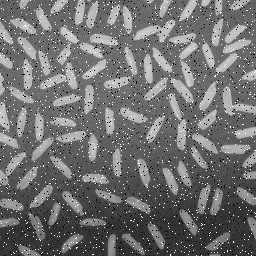
#> input picture images/rice_salt_pepper_noise.png, 256 x 256 px
$ python QuestionNine.py
#> lines starting #> are read from the running program, lines starting #| are printed output that depends on the picture; after the words box and inside, x2 and y2 are one past the last pixel; in counts of white or black regions, pixels touching at a corner belong together
import cv2 as cv
import numpy as np
import matplotlib.pyplot as plt

# Paths
RICE_A = "images/rice_salt_pepper_noise.png"   # salt & pepper like
RICE_B = "images/rice_gaussian_noise.png"   # Gaussian noise like


# Helpers
def denoise(img, variant="a"):
    """Denoise grayscale image depending on variant."""
    if variant.lower() == "a":
        # salt & pepper -> median filter is best
        return cv.medianBlur(img, 3)
    else:
        # Gaussian -> Gaussian blur (or fastNlMeansDenoising if you prefer)
        return cv.GaussianBlur(img, (5, 5), 0)

def fill_holes(binary):
    """Fill holes inside foreground using flood-fill."""
    h, w = binary.shape
    inv = 255 - binary
    flood = inv.copy()
    mask = np.zeros((h + 2, w + 2), np.uint8)
    cv.floodFill(flood, mask, (0, 0), 255)
    holes = 255 - flood                # holes become white
    return cv.bitwise_or(binary, holes)

def clean_mask(binary):
    """Remove small specks and fill small gaps/holes."""
    k = cv.getStructuringElement(cv.MORPH_ELLIPSE, (3, 3))
    opened  = cv.morphologyEx(binary, cv.MORPH_OPEN,  k, iterations=1)   # remove tiny dots
    closed  = cv.morphologyEx(opened, cv.MORPH_CLOSE, k, iterations=1)   # bridge small gaps
    filled  = fill_holes(closed)
    return filled

def segment_otsu(img):
    """Otsu segmentation (foreground bright -> white)."""
    # Otsu on denoised image
    thr, bw = cv.threshold(img, 0, 255, cv.THRESH_BINARY + cv.THRESH_OTSU)
    # Ensure rice grains are white; if not, invert
    if np.sum(bw == 255) < bw.size / 2:
        bw = cv.bitwise_not(bw)
    return bw

def count_components(mask, min_area=50):
    """Connected components and area filtering; returns count and labeled image."""
    num, labels, stats, _ = cv.connectedComponentsWithStats(mask, connectivity=8)
    # remove background (label 0)
    areas = stats[1:, cv.CC_STAT_AREA]
    keep = np.where(areas >= min_area)[0] + 1  # component labels to keep
    kept_mask = np.isin(labels, keep).astype(np.uint8) * 255
    # make a colored label image for visualization
    lab_vis = (labels.astype(np.float32) / max(1, num - 1) * 255).astype(np.uint8)
    lab_vis = cv.applyColorMap(lab_vis, cv.COLORMAP_JET)
    lab_vis = cv.bitwise_and(lab_vis, lab_vis, mask=kept_mask)
    return len(keep), kept_mask, lab_vis

def process(path, variant):
    """Complete pipeline for a single image."""
    img = cv.imread(path, cv.IMREAD_GRAYSCALE)
    assert img is not None, f"Could not read {path}"
    den = denoise(img, variant)
    bw  = segment_otsu(den)
    msk = clean_mask(bw)
    # choose area threshold relative to image size (robust across datasets)
    min_area = max(50, int(0.0005 * img.size))   # tune if needed
    n, kept_mask, lab_vis = count_components(msk, min_area=min_area)
    return img, den, bw, kept_mask, lab_vis, n


# Run both (a) and (b)
imgA, denA, bwA, maskA, labA, nA = process(RICE_A, "a")
#> in process, img is the input picture: shape (256, 256); min 0, max 255, mean 112
#> in segment_otsu, `thr, bw = cv.threshold(img, 0, 255, cv.THRESH_BINARY + cv.THRESH_OTSU)`:
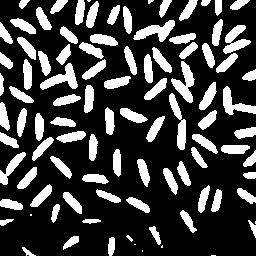
#> bw: shape (256, 256); 25.5% white; 97 white regions (8 under 20 px), largest, box (x1, y1, x2, y2) and area: (171, 61, 195, 103) 446, (133, 20, 175, 42) 429, (40, 63, 78, 90) 426
#> in segment_otsu, `thr, bw = cv.threshold(img, 0, 255, cv.THRESH_BINARY + cv.THRESH_OTSU)`: thr = 131
#> in clean_mask, `opened  = cv.morphologyEx(binary, cv.MORPH_OPEN,  k, iterations=1)`: opened: shape (256, 256); 74.4% white; 91 black regions (7 under 20 px), largest, box (x1, y1, x2, y2) and area: (169, 33, 198, 103) 797, (216, 25, 251, 73) 615, (133, 20, 175, 42) 432
#> in clean_mask, `closed  = cv.morphologyEx(opened, cv.MORPH_CLOSE, k, iterations=1)`: closed: shape (256, 256); 74.5% white; 86 black regions (2 under 20 px), largest, box (x1, y1, x2, y2) and area: (169, 33, 198, 103) 796, (216, 25, 251, 73) 614, (133, 20, 175, 42) 432
#> in fill_holes, `cv.floodFill(flood, mask, (0, 0), 255)`: flood: shape (256, 256); every value is 255
#> in fill_holes, `holes = 255 - flood`: holes: shape (256, 256); every value is 0
#> in count_components, `num, labels, stats, _ = cv.connectedComponentsWithStats(mask, connecti..`: num = 2; stats = [[0, 0, 256, 256, 16687], [0, 0, 256, 256, 48849]]
#> in count_components, `areas = stats[1:, cv.CC_STAT_AREA]`: areas = [48849]
#> in count_components, `keep = np.where(areas >= min_area)[0] + 1`: keep = [1]
#> in count_components, `lab_vis = cv.bitwise_and(lab_vis, lab_vis, mask=kept_mask)`:
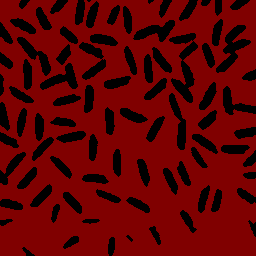
#> lab_vis: shape (256, 256, 3); mean B, G, R 0, 0, 95.4
#> in process, `n, kept_mask, lab_vis = count_components(msk, min_area=min_area)`: n = 1
#> nA = 1
imgB, denB, bwB, maskB, labB, nB = process(RICE_B, "b")
#> call 2 of process, with path = 'images/rice_gaussian_noise.png', variant = 'b'
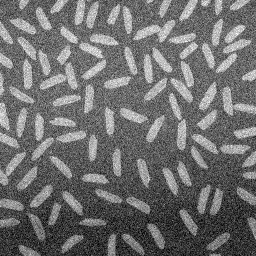
#> input picture images/rice_gaussian_noise.png, 256 x 256 px
#> in process, img is the input picture: shape (256, 256); min 0, max 255, mean 110.7
#> in segment_otsu (call 2), `thr, bw = cv.threshold(img, 0, 255, cv.THRESH_BINARY + cv.THRESH_OTSU)`:
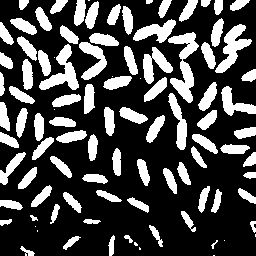
#> bw: shape (256, 256); 28.2% white; 98 white regions (12 under 20 px), largest, box (x1, y1, x2, y2) and area: (168, 32, 199, 103) 926, (39, 44, 79, 90) 713, (215, 24, 252, 73) 705
#> in segment_otsu (call 2), `thr, bw = cv.threshold(img, 0, 255, cv.THRESH_BINARY + cv.THRESH_OTSU)`: thr = 126
#> in clean_mask (call 2), `opened  = cv.morphologyEx(binary, cv.MORPH_OPEN,  k, iterations=1)`: opened: shape (256, 256); 71.6% white; 87 black regions (8 under 20 px), largest, box (x1, y1, x2, y2) and area: (39, 25, 119, 90) 1710, (133, 19, 199, 103) 1447, (215, 24, 252, 73) 708
#> in clean_mask (call 2), `closed  = cv.morphologyEx(opened, cv.MORPH_CLOSE, k, iterations=1)`: closed: shape (256, 256); 71.8% white; 84 black regions (3 under 20 px), largest, box (x1, y1, x2, y2) and area: (168, 32, 199, 103) 934, (79, 33, 119, 80) 788, (39, 44, 79, 90) 715
#> in fill_holes (call 2), `cv.floodFill(flood, mask, (0, 0), 255)`:
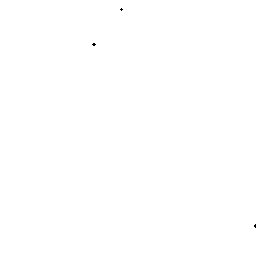
#> flood: shape (256, 256); 100% white; black in thin lines or dots, all inside (x1, y1, x2, y2) = (92, 8, 256, 228)
#> call 2 of count_components, with min_area = 50
#> in count_components (call 2), `num, labels, stats, _ = cv.connectedComponentsWithStats(mask, connecti..`:
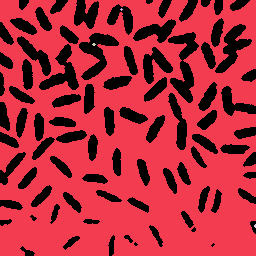
#> labels: shape (256, 256) int32; 5 distinct labels, from 0 to 4; one colour per label, 0 black
#> in count_components (call 2), `num, labels, stats, _ = cv.connectedComponentsWithStats(mask, connecti..`: num = 5; stats = [[0, 0, 256, 256, 18462], [0, 0, 256, 256, 47055], [120, 8, 3, 3, 5], [92, 43, 4, 3, 8], [254, 224, 2, 4, 6]]
#> in count_components (call 2), `areas = stats[1:, cv.CC_STAT_AREA]`: areas = [47055, 5, 8, 6]
#> in count_components (call 2), `kept_mask = np.isin(labels, keep).astype(np.uint8) * 255`: kept_mask: shape (256, 256); 71.8% white; 84 black regions (3 under 20 px), largest, box (x1, y1, x2, y2) and area: (168, 32, 199, 103) 934, (79, 33, 119, 80) 796, (39, 44, 79, 90) 715
#> in count_components (call 2), `lab_vis = cv.bitwise_and(lab_vis, lab_vis, mask=kept_mask)`:
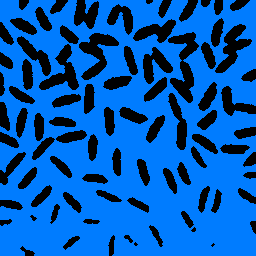
#> lab_vis: shape (256, 256, 3); mean B, G, R 183.1, 89, 0
#> nB = 1

# ----------------------------
# Display (no axis values)
# ----------------------------
fig, ax = plt.subplots(2, 5, figsize=(16, 7))
titles = [
    ["(a) Original", "(a) Denoised", "(a) Otsu", "(a) Cleaned mask", f"(a) Labeled (count={nA})"],
    ["(b) Original", "(b) Denoised", "(b) Otsu", "(b) Cleaned mask", f"(b) Labeled (count={nB})"],
]
#> titles = [['(a) Original', '(a) Denoised', '(a) Otsu', '(a) Cleaned mask', '(a) Labeled (count=1)'], ['(b) Original', '(b) Denoised', '(b) Otsu', '(b) Cleaned mask', '(b) Labeled (count=1)']]
rows = [(imgA, denA, bwA, maskA, labA), (imgB, denB, bwB, maskB, labB)]

for r in range(2):
    for c in range(5):
        if c < 4:
            ax[r, c].imshow(rows[r][c], cmap="gray")
        else:
            ax[r, c].imshow(rows[r][c])  # color
        ax[r, c].set_title(titles[r][c])
        ax[r, c].set_xticks([]); ax[r, c].set_yticks([])

plt.tight_layout(); plt.show()
